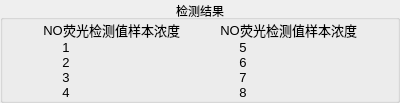
                 <widget class="QGroupBox" name="groupMain2">
                  <property name="title">
                   <string>检测结果</string>
                  </property>
                  <property name="alignment">
                   <set>Qt::AlignCenter</set>
                  </property>
                  <layout class="QGridLayout" name="gridLayout_14">
                   <property name="leftMargin">
                    <number>0</number>
                   </property>
                   <property name="topMargin">
                    <number>0</number>
                   </property>
                   <property name="rightMargin">
                    <number>0</number>
                   </property>
                   <property name="bottomMargin">
                    <number>0</number>
                   </property>
                   <property name="spacing">
                    <number>0</number>
                   </property>
                   <item row="0" column="0">
                    <layout class="QHBoxLayout" name="horizontalLayout_15" stretch="1,3,1,3,1">
                     <item>
                      <spacer name="horizontalSpacer_31">
                       <property name="orientation">
                        <enum>Qt::Horizontal</enum>
                       </property>
                       <property name="sizeHint" stdset="0">
                        <size>
                         <width>40</width>
                         <height>20</height>
                        </size>
                       </property>
                      </spacer>
                     </item>
                     <item>
                      <layout class="QVBoxLayout" name="verticalLayout_19">
                       <item>
                        <layout class="QHBoxLayout" name="horizontalLayout_17">
                         <item>
                          <widget class="QLabel" name="label_15">
                           <property name="font">
                            <font>
                             <pointsize>10</pointsize>
                            </font>
                           </property>
                           <property name="text">
                            <string>NO</string>
                           </property>
                           <property name="alignment">
                            <set>Qt::AlignCenter</set>
                           </property>
                          </widget>
                         </item>
                         <item>
                          <widget class="QLabel" name="label_19">
                           <property name="font">
                            <font>
                             <pointsize>10</pointsize>
                            </font>
                           </property>
                           <property name="text">
                            <string>荧光检测值</string>
                           </property>
                           <property name="alignment">
                            <set>Qt::AlignCenter</set>
                           </property>
                          </widget>
                         </item>
                         <item>
                          <widget class="QLabel" name="label_20">
                           <property name="font">
                            <font>
                             <pointsize>10</pointsize>
                            </font>
                           </property>
                           <property name="text">
                            <string>样本浓度</string>
                           </property>
                           <property name="alignment">
                            <set>Qt::AlignCenter</set>
                           </property>
                          </widget>
                         </item>
                        </layout>
                       </item>
                       <item>
                        <layout class="QHBoxLayout" name="horizontalLayout_18">
                         <item>
                          <widget class="QLabel" name="labelMain1">
                           <property name="font">
                            <font>
                             <pointsize>10</pointsize>
                            </font>
                           </property>
                           <property name="text">
                            <string>1</string>
                           </property>
                           <property name="alignment">
                            <set>Qt::AlignCenter</set>
                           </property>
                          </widget>
                         </item>
                         <item>
                          <widget class="QLabel" name="labelShowTube1">
                           <property name="text">
                            <string/>
                           </property>
                           <property name="alignment">
                            <set>Qt::AlignCenter</set>
                           </property>
                          </widget>
                         </item>
                         <item>
                          <widget class="QLabel" name="labelShowSam1">
                           <property name="text">
                            <string/>
                           </property>
                           <property name="alignment">
                            <set>Qt::AlignCenter</set>
                           </property>
                          </widget>
                         </item>
                        </layout>
                       </item>
                       <item>
                        <layout class="QHBoxLayout" name="horizontalLayout_19">
                         <item>
                          <widget class="QLabel" name="labelMain2">
                           <property name="font">
                            <font>
                             <pointsize>10</pointsize>
                            </font>
                           </property>
                           <property name="text">
                            <string>2</string>
                           </property>
                           <property name="alignment">
                            <set>Qt::AlignCenter</set>
                           </property>
                          </widget>
                         </item>
                         <item>
                          <widget class="QLabel" name="labelShowTube2">
                           <property name="text">
                            <string/>
                           </property>
                           <property name="alignment">
                            <set>Qt::AlignCenter</set>
                           </property>
                          </widget>
                         </item>
                         <item>
                          <widget class="QLabel" name="labelShowSam2">
                           <property name="text">
                            <string/>
                           </property>
                           <property name="alignment">
                            <set>Qt::AlignCenter</set>
                           </property>
                          </widget>
                         </item>
                        </layout>
                       </item>
                       <item>
                        <layout class="QHBoxLayout" name="horizontalLayout_22">
                         <item>
                          <widget class="QLabel" name="labelMain3">
                           <property name="font">
                            <font>
                             <pointsize>10</pointsize>
                            </font>
                           </property>
                           <property name="text">
                            <string>3</string>
                           </property>
                           <property name="alignment">
                            <set>Qt::AlignCenter</set>
                           </property>
                          </widget>
                         </item>
                         <item>
                          <widget class="QLabel" name="labelShowTube3">
                           <property name="text">
                            <string/>
                           </property>
                           <property name="alignment">
                            <set>Qt::AlignCenter</set>
                           </property>
                          </widget>
                         </item>
                         <item>
                          <widget class="QLabel" name="labelShowSam3">
                           <property name="text">
                            <string/>
                           </property>
                           <property name="alignment">
                            <set>Qt::AlignCenter</set>
                           </property>
                          </widget>
                         </item>
                        </layout>
                       </item>
                       <item>
                        <layout class="QHBoxLayout" name="horizontalLayout_23">
                         <item>
                          <widget class="QLabel" name="labelMain4">
                           <property name="font">
                            <font>
                             <pointsize>10</pointsize>
                            </font>
                           </property>
                           <property name="text">
                            <string>4</string>
                           </property>
                           <property name="alignment">
                            <set>Qt::AlignCenter</set>
                           </property>
                          </widget>
                         </item>
                         <item>
                          <widget class="QLabel" name="labelShowTube4">
                           <property name="text">
                            <string/>
                           </property>
                           <property name="alignment">
                            <set>Qt::AlignCenter</set>
                           </property>
                          </widget>
                         </item>
                         <item>
                          <widget class="QLabel" name="labelShowSam4">
                           <property name="text">
                            <string/>
                           </property>
                           <property name="alignment">
                            <set>Qt::AlignCenter</set>
                           </property>
                          </widget>
                         </item>
                        </layout>
                       </item>
                      </layout>
                     </item>
                     <item>
                      <spacer name="horizontalSpacer_32">
                       <property name="orientation">
                        <enum>Qt::Horizontal</enum>
                       </property>
                       <property name="sizeHint" stdset="0">
                        <size>
                         <width>40</width>
                         <height>20</height>
                        </size>
                       </property>
                      </spacer>
                     </item>
                     <item>
                      <layout class="QVBoxLayout" name="verticalLayout_20">
                       <item>
                        <layout class="QHBoxLayout" name="horizontalLayout_24">
                         <item>
                          <widget class="QLabel" name="label_21">
                           <property name="font">
                            <font>
                             <pointsize>10</pointsize>
                            </font>
                           </property>
                           <property name="text">
                            <string>NO</string>
                           </property>
                           <property name="alignment">
                            <set>Qt::AlignCenter</set>
                           </property>
                          </widget>
                         </item>
                         <item>
                          <widget class="QLabel" name="label_22">
                           <property name="font">
                            <font>
                             <pointsize>10</pointsize>
                            </font>
                           </property>
                           <property name="text">
                            <string>荧光检测值</string>
                           </property>
                           <property name="alignment">
                            <set>Qt::AlignCenter</set>
                           </property>
                          </widget>
                         </item>
                         <item>
                          <widget class="QLabel" name="label_23">
                           <property name="font">
                            <font>
                             <pointsize>10</pointsize>
                            </font>
                           </property>
                           <property name="text">
                            <string>样本浓度</string>
                           </property>
                           <property name="alignment">
                            <set>Qt::AlignCenter</set>
                           </property>
                          </widget>
                         </item>
                        </layout>
                       </item>
                       <item>
                        <layout class="QHBoxLayout" name="horizontalLayout_25">
                         <item>
                          <widget class="QLabel" name="labelMain5">
                           <property name="font">
                            <font>
                             <pointsize>10</pointsize>
                            </font>
                           </property>
                           <property name="text">
                            <string>5</string>
                           </property>
                           <property name="alignment">
                            <set>Qt::AlignCenter</set>
                           </property>
                          </widget>
                         </item>
                         <item>
                          <widget class="QLabel" name="labelShowTube5">
                           <property name="text">
                            <string/>
                           </property>
                           <property name="alignment">
                            <set>Qt::AlignCenter</set>
                           </property>
                          </widget>
                         </item>
                         <item>
                          <widget class="QLabel" name="labelShowSam5">
                           <property name="text">
                            <string/>
                           </property>
                           <property name="alignment">
                            <set>Qt::AlignCenter</set>
                           </property>
                          </widget>
                         </item>
                        </layout>
                       </item>
                       <item>
                        <layout class="QHBoxLayout" name="horizontalLayout_26">
                         <item>
                          <widget class="QLabel" name="labelMain6">
                           <property name="font">
                            <font>
                             <pointsize>10</pointsize>
                            </font>
                           </property>
                           <property name="text">
                            <string>6</string>
                           </property>
                           <property name="alignment">
                            <set>Qt::AlignCenter</set>
                           </property>
                          </widget>
                         </item>
                         <item>
                          <widget class="QLabel" name="labelShowTube6">
                           <property name="text">
                            <string/>
                           </property>
                           <property name="alignment">
                            <set>Qt::AlignCenter</set>
                           </property>
                          </widget>
                         </item>
                         <item>
                          <widget class="QLabel" name="labelShowSam6">
                           <property name="text">
                            <string/>
                           </property>
                           <property name="alignment">
                            <set>Qt::AlignCenter</set>
                           </property>
                          </widget>
                         </item>
                        </layout>
                       </item>
                       <item>
                        <layout class="QHBoxLayout" name="horizontalLayout_27">
                         <item>
                          <widget class="QLabel" name="labelMain7">
                           <property name="font">
                            <font>
                             <pointsize>10</pointsize>
                            </font>
                           </property>
                           <property name="text">
                            <string>7</string>
                           </property>
                           <property name="alignment">
                            <set>Qt::AlignCenter</set>
                           </property>
                          </widget>
                         </item>
                         <item>
                          <widget class="QLabel" name="labelShowTube7">
                           <property name="text">
                            <string/>
                           </property>
                           <property name="alignment">
                            <set>Qt::AlignCenter</set>
                           </property>
                          </widget>
                         </item>
                         <item>
                          <widget class="QLabel" name="labelShowSam7">
                           <property name="text">
                            <string/>
                           </property>
                           <property name="alignment">
                            <set>Qt::AlignCenter</set>
                           </property>
                          </widget>
                         </item>
                        </layout>
                       </item>
                       <item>
                        <layout class="QHBoxLayout" name="horizontalLayout_28">
                         <item>
                          <widget class="QLabel" name="labelMain8">
                           <property name="font">
                            <font>
                             <pointsize>10</pointsize>
                            </font>
                           </property>
                           <property name="text">
                            <string>8</string>
                           </property>
                           <property name="alignment">
                            <set>Qt::AlignCenter</set>
                           </property>
                          </widget>
                         </item>
                         <item>
                          <widget class="QLabel" name="labelShowTube8">
                           <property name="text">
                            <string/>
                           </property>
                           <property name="alignment">
                            <set>Qt::AlignCenter</set>
                           </property>
                          </widget>
                         </item>
                         <item>
                          <widget class="QLabel" name="labelShowSam8">
                           <property name="text">
                            <string/>
                           </property>
                           <property name="alignment">
                            <set>Qt::AlignCenter</set>
                           </property>
                          </widget>
                         </item>
                        </layout>
                       </item>
                      </layout>
                     </item>
                     <item>
                      <spacer name="horizontalSpacer_35">
                       <property name="orientation">
                        <enum>Qt::Horizontal</enum>
                       </property>
                       <property name="sizeHint" stdset="0">
                        <size>
                         <width>40</width>
                         <height>20</height>
                        </size>
                       </property>
                      </spacer>
                     </item>
                    </layout>
                   </item>
                  </layout>
                 </widget>
